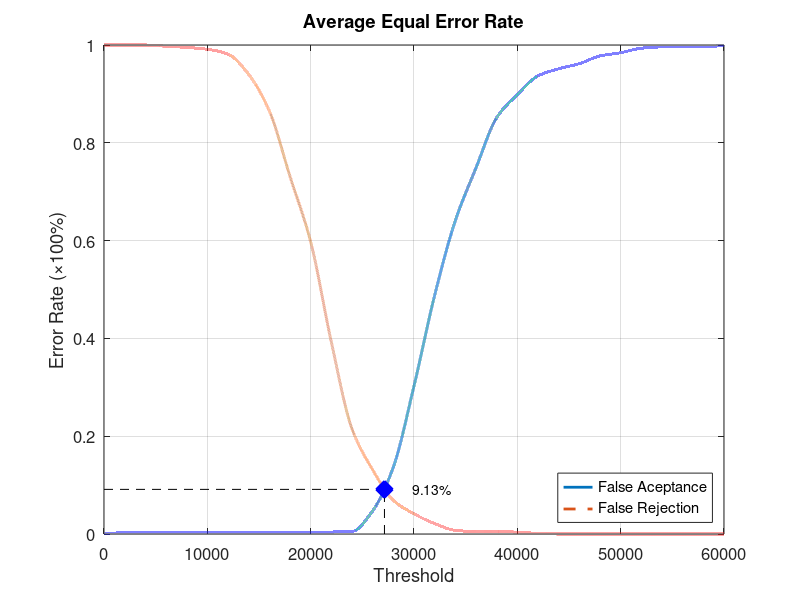
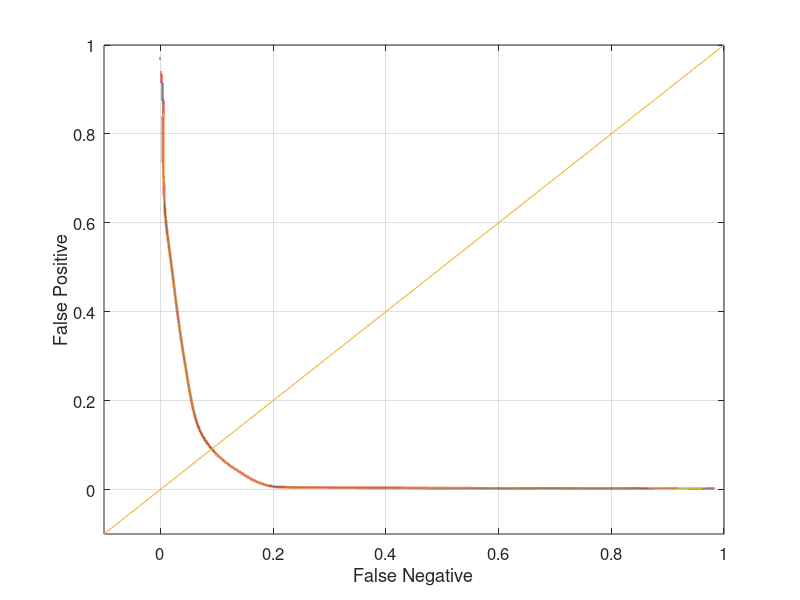

These figures' MATLAB source, in order:
function yEER = Experiment4Average
close all;
clear;
clc;
x = 0:2000:60000;
xq = 0:0.5:60000;

y0 = [0 0.00263158 0.00263158 0.00263158 0.00263158 0.00263158 0.00263158 0.00263158 0.00263158 0.00263158 0.00263158 0.00394737 0.00526316 0.0473684 0.136842 0.302632 0.488158 0.64079 0.748684 0.851316 0.898684 0.936842 0.951316 0.961842 0.977632 0.98421 0.993421 0.996053 0.996053 0.996053 1];
yy0 = interp1(x, y0, xq, 'pchip');
y1 = [1 1 1 0.9975 0.995 0.99125 0.98125 0.94 0.865 0.73125 0.5975 0.3925 0.215 0.13125 0.06875 0.04125 0.02125 0.0075 0.005 0.005 0.00375 0.00125 0 0 0 0 0 0 0 0 0];
yy1 = interp1(x, y1, xq, 'pchip');

% Calculating EER: 
y2 = abs(y0 - y1);
find(y2 == min(y2))
yy2 = abs(yy0 - yy1);
xEER = find(yy2 == min(yy2));
xEERIndex = xq(xEER) % X-axis EER
yEER = yy0(xEER) % Y-axis EER

main = figure
plot(xq, yy0,'-','LineWidth', 2);	hold on
plot(xq, yy1,'--','LineWidth', 2);	hold on
plot([xEERIndex xEERIndex], [0 yEER], 'k--');	hold on
plot([0 xEERIndex], [yEER yEER], 'k--');	hold on
plot(xEERIndex, yEER, 'bx', 'LineWidth', 10);	hold on
text(xEERIndex + 10 * xEERIndex / 100, yEER, [num2str(round((10000 * yEER)) / 100) '%'])
legend('False Aceptance', 'False Rejection', 'Location', 'SouthEast')
xlabel('Threshold')
ylabel('Error Rate (\times100%)')
title('Average Equal Error Rate')
set(gca, 'FontSize', 12)
axis([0 60000 0 1])
grid on

print(main, 'Experiment4AverageMain', '-dpng');
FNRxFPR = figure('Color', [1 1 1]);
plot(yy1, yy0, '-', yy1, yy0, 'LineWidth', 2);
hold on
y = -0.1:0.1:1
plot(y, y); 
set(gca, 'FontSize', 12)
xlabel('False Negative')
ylabel('False Positive')
axis([-0.1 1 -0.1 1])
set(gca, 'FontSize', 12)
grid on

print(FNRxFPR, 'Experiment4AverageFNRxFPR','-dpng');
end
